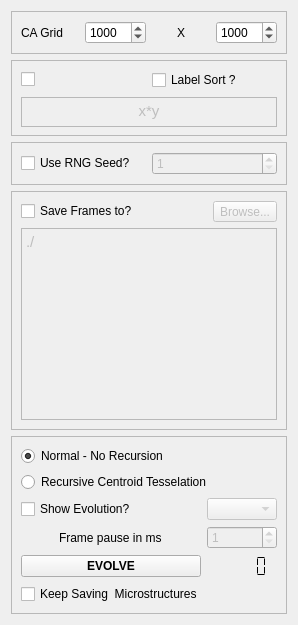
             <widget class="QFrame" name="frame_4">
              <property name="maximumSize">
               <size>
                <width>300</width>
                <height>16777215</height>
               </size>
              </property>
              <property name="frameShape">
               <enum>QFrame::NoFrame</enum>
              </property>
              <property name="frameShadow">
               <enum>QFrame::Sunken</enum>
              </property>
              <layout class="QGridLayout" name="gridLayout_15">
               <item row="0" column="1">
                <widget class="QFrame" name="frame">
                 <property name="maximumSize">
                  <size>
                   <width>16777215</width>
                   <height>16777215</height>
                  </size>
                 </property>
                 <property name="frameShape">
                  <enum>QFrame::StyledPanel</enum>
                 </property>
                 <property name="frameShadow">
                  <enum>QFrame::Plain</enum>
                 </property>
                 <layout class="QGridLayout" name="gridLayout_29">
                  <item row="1" column="2" alignment="Qt::AlignHCenter">
                   <widget class="QLabel" name="label_3">
                    <property name="text">
                     <string>X</string>
                    </property>
                   </widget>
                  </item>
                  <item row="1" column="0">
                   <widget class="QLabel" name="label">
                    <property name="text">
                     <string>CA Grid</string>
                    </property>
                   </widget>
                  </item>
                  <item row="1" column="3">
                   <widget class="QSpinBox" name="dimY2D">
                    <property name="minimum">
                     <number>4</number>
                    </property>
                    <property name="maximum">
                     <number>50000</number>
                    </property>
                    <property name="singleStep">
                     <number>100</number>
                    </property>
                    <property name="value">
                     <number>1000</number>
                    </property>
                   </widget>
                  </item>
                  <item row="1" column="1">
                   <widget class="QSpinBox" name="dimX2D">
                    <property name="minimum">
                     <number>4</number>
                    </property>
                    <property name="maximum">
                     <number>50000</number>
                    </property>
                    <property name="singleStep">
                     <number>100</number>
                    </property>
                    <property name="value">
                     <number>1000</number>
                    </property>
                   </widget>
                  </item>
                 </layout>
                </widget>
               </item>
               <item row="2" column="1">
                <widget class="QFrame" name="frame_6">
                 <property name="maximumSize">
                  <size>
                   <width>16777215</width>
                   <height>16777215</height>
                  </size>
                 </property>
                 <property name="frameShape">
                  <enum>QFrame::StyledPanel</enum>
                 </property>
                 <property name="frameShadow">
                  <enum>QFrame::Sunken</enum>
                 </property>
                 <layout class="QGridLayout" name="gridLayout_23">
                  <item row="0" column="0">
                   <widget class="QCheckBox" name="checkBox_pdelNxy">
                    <property name="text">
                     <string/>
                    </property>
                    <property name="icon">
                     <iconset resource="resourceLIST.qrc">
                      <normaloff>:/rhorvector.png</normaloff>:/rhorvector.png</iconset>
                    </property>
                    <property name="iconSize">
                     <size>
                      <width>100</width>
                      <height>27</height>
                     </size>
                    </property>
                   </widget>
                  </item>
                  <item row="2" column="0" colspan="2">
                   <widget class="QTextEdit" name="textEdit_pdelNxy">
                    <property name="enabled">
                     <bool>false</bool>
                    </property>
                    <property name="minimumSize">
                     <size>
                      <width>0</width>
                      <height>30</height>
                     </size>
                    </property>
                    <property name="maximumSize">
                     <size>
                      <width>16777215</width>
                      <height>27</height>
                     </size>
                    </property>
                    <property name="html">
                     <string>&lt;!DOCTYPE HTML PUBLIC &quot;-//W3C//DTD HTML 4.0//EN&quot; &quot;http://www.w3.org/TR/REC-html40/strict.dtd&quot;&gt;
&lt;html&gt;&lt;head&gt;&lt;meta name=&quot;qrichtext&quot; content=&quot;1&quot; /&gt;&lt;style type=&quot;text/css&quot;&gt;
p, li { white-space: pre-wrap; }
&lt;/style&gt;&lt;/head&gt;&lt;body style=&quot; font-family:'MS Shell Dlg 2'; font-size:10pt; font-weight:400; font-style:normal;&quot;&gt;
&lt;p align=&quot;center&quot; style=&quot; margin-top:0px; margin-bottom:0px; margin-left:0px; margin-right:0px; -qt-block-indent:0; text-indent:0px;&quot;&gt;&lt;span style=&quot; font-family:'Ubuntu'; font-size:11pt;&quot;&gt;x*y&lt;/span&gt;&lt;/p&gt;&lt;/body&gt;&lt;/html&gt;</string>
                    </property>
                   </widget>
                  </item>
                  <item row="0" column="1">
                   <widget class="QCheckBox" name="checkBox_labelsort">
                    <property name="text">
                     <string>Label Sort ?</string>
                    </property>
                   </widget>
                  </item>
                 </layout>
                </widget>
               </item>
               <item row="9" column="1">
                <widget class="QFrame" name="frame_10">
                 <property name="maximumSize">
                  <size>
                   <width>16777215</width>
                   <height>16777215</height>
                  </size>
                 </property>
                 <property name="frameShape">
                  <enum>QFrame::StyledPanel</enum>
                 </property>
                 <property name="frameShadow">
                  <enum>QFrame::Sunken</enum>
                 </property>
                 <layout class="QGridLayout" name="gridLayout_36">
                  <item row="0" column="0" colspan="2">
                   <widget class="QRadioButton" name="radioButton_norec">
                    <property name="text">
                     <string>Normal - No Recursion</string>
                    </property>
                    <property name="checked">
                     <bool>true</bool>
                    </property>
                   </widget>
                  </item>
                  <item row="1" column="0" colspan="2">
                   <widget class="QRadioButton" name="radioButton_yesrec">
                    <property name="text">
                     <string>Recursive Centroid Tesselation</string>
                    </property>
                   </widget>
                  </item>
                  <item row="16" column="0">
                   <widget class="QPushButton" name="pushButton">
                    <property name="font">
                     <font>
                      <weight>75</weight>
                      <italic>false</italic>
                      <bold>true</bold>
                     </font>
                    </property>
                    <property name="text">
                     <string>EVOLVE</string>
                    </property>
                    <property name="flat">
                     <bool>false</bool>
                    </property>
                   </widget>
                  </item>
                  <item row="16" column="1">
                   <widget class="QLCDNumber" name="lcd">
                    <property name="maximumSize">
                     <size>
                      <width>16777215</width>
                      <height>30</height>
                     </size>
                    </property>
                    <property name="frameShape">
                     <enum>QFrame::NoFrame</enum>
                    </property>
                    <property name="frameShadow">
                     <enum>QFrame::Sunken</enum>
                    </property>
                    <property name="smallDecimalPoint">
                     <bool>false</bool>
                    </property>
                    <property name="digitCount">
                     <number>5</number>
                    </property>
                    <property name="segmentStyle">
                     <enum>QLCDNumber::Flat</enum>
                    </property>
                   </widget>
                  </item>
                  <item row="3" column="0">
                   <widget class="QCheckBox" name="animshow">
                    <property name="text">
                     <string>Show Evolution?</string>
                    </property>
                    <property name="checked">
                     <bool>false</bool>
                    </property>
                   </widget>
                  </item>
                  <item row="4" column="0" alignment="Qt::AlignHCenter">
                   <widget class="QLabel" name="label_15">
                    <property name="text">
                     <string>Frame pause in ms</string>
                    </property>
                   </widget>
                  </item>
                  <item row="17" column="0" colspan="2">
                   <widget class="QCheckBox" name="checkBoxKSM">
                    <property name="text">
                     <string>Keep Saving  Microstructures</string>
                    </property>
                   </widget>
                  </item>
                  <item row="3" column="1">
                   <widget class="QComboBox" name="comboBox">
                    <property name="enabled">
                     <bool>false</bool>
                    </property>
                    <property name="maximumSize">
                     <size>
                      <width>70</width>
                      <height>16777215</height>
                     </size>
                    </property>
                    <item>
                     <property name="text">
                      <string/>
                     </property>
                     <property name="icon">
                      <iconset resource="resourceLIST.qrc">
                       <normaloff>:/gray.png</normaloff>:/gray.png</iconset>
                     </property>
                    </item>
                    <item>
                     <property name="text">
                      <string/>
                     </property>
                     <property name="icon">
                      <iconset resource="resourceLIST.qrc">
                       <normaloff>:/col.png</normaloff>:/col.png</iconset>
                     </property>
                    </item>
                    <item>
                     <property name="text">
                      <string/>
                     </property>
                     <property name="icon">
                      <iconset resource="resourceLIST.qrc">
                       <normaloff>:/colgray.png</normaloff>:/colgray.png</iconset>
                     </property>
                    </item>
                   </widget>
                  </item>
                  <item row="4" column="1">
                   <widget class="QSpinBox" name="framepause">
                    <property name="enabled">
                     <bool>false</bool>
                    </property>
                    <property name="minimum">
                     <number>1</number>
                    </property>
                    <property name="maximum">
                     <number>100</number>
                    </property>
                   </widget>
                  </item>
                 </layout>
                </widget>
               </item>
               <item row="4" column="1">
                <widget class="QFrame" name="frame_2">
                 <property name="maximumSize">
                  <size>
                   <width>16777215</width>
                   <height>16777215</height>
                  </size>
                 </property>
                 <property name="frameShape">
                  <enum>QFrame::StyledPanel</enum>
                 </property>
                 <property name="frameShadow">
                  <enum>QFrame::Sunken</enum>
                 </property>
                 <layout class="QGridLayout" name="gridLayout_19">
                  <item row="4" column="0" colspan="2">
                   <widget class="QTextEdit" name="framepath">
                    <property name="enabled">
                     <bool>false</bool>
                    </property>
                    <property name="maximumSize">
                     <size>
                      <width>16777215</width>
                      <height>16777215</height>
                     </size>
                    </property>
                    <property name="font">
                     <font>
                      <pointsize>9</pointsize>
                     </font>
                    </property>
                    <property name="html">
                     <string>&lt;!DOCTYPE HTML PUBLIC &quot;-//W3C//DTD HTML 4.0//EN&quot; &quot;http://www.w3.org/TR/REC-html40/strict.dtd&quot;&gt;
&lt;html&gt;&lt;head&gt;&lt;meta name=&quot;qrichtext&quot; content=&quot;1&quot; /&gt;&lt;style type=&quot;text/css&quot;&gt;
p, li { white-space: pre-wrap; }
&lt;/style&gt;&lt;/head&gt;&lt;body style=&quot; font-family:'MS Shell Dlg 2'; font-size:9pt; font-weight:400; font-style:normal;&quot;&gt;
&lt;p style=&quot; margin-top:0px; margin-bottom:0px; margin-left:0px; margin-right:0px; -qt-block-indent:0; text-indent:0px;&quot;&gt;&lt;span style=&quot; font-family:'Ubuntu'; font-size:11pt;&quot;&gt;./&lt;/span&gt;&lt;/p&gt;&lt;/body&gt;&lt;/html&gt;</string>
                    </property>
                   </widget>
                  </item>
                  <item row="0" column="0">
                   <widget class="QCheckBox" name="shouldwesave">
                    <property name="text">
                     <string>Save Frames to?   </string>
                    </property>
                   </widget>
                  </item>
                  <item row="0" column="1">
                   <widget class="QToolButton" name="browsepath">
                    <property name="enabled">
                     <bool>false</bool>
                    </property>
                    <property name="text">
                     <string>Browse...</string>
                    </property>
                   </widget>
                  </item>
                 </layout>
                </widget>
               </item>
               <item row="3" column="1">
                <widget class="QFrame" name="frame_7">
                 <property name="maximumSize">
                  <size>
                   <width>16777215</width>
                   <height>16777215</height>
                  </size>
                 </property>
                 <property name="frameShape">
                  <enum>QFrame::StyledPanel</enum>
                 </property>
                 <property name="frameShadow">
                  <enum>QFrame::Sunken</enum>
                 </property>
                 <layout class="QGridLayout" name="gridLayout_16">
                  <item row="0" column="0">
                   <widget class="QCheckBox" name="checkBox_useseed">
                    <property name="text">
                     <string>Use RNG Seed?</string>
                    </property>
                   </widget>
                  </item>
                  <item row="0" column="1">
                   <widget class="QSpinBox" name="spinBox_myseed">
                    <property name="enabled">
                     <bool>false</bool>
                    </property>
                    <property name="minimum">
                     <number>1</number>
                    </property>
                    <property name="maximum">
                     <number>999999999</number>
                    </property>
                    <property name="singleStep">
                     <number>1</number>
                    </property>
                    <property name="value">
                     <number>1</number>
                    </property>
                   </widget>
                  </item>
                 </layout>
                </widget>
               </item>
              </layout>
             </widget>
